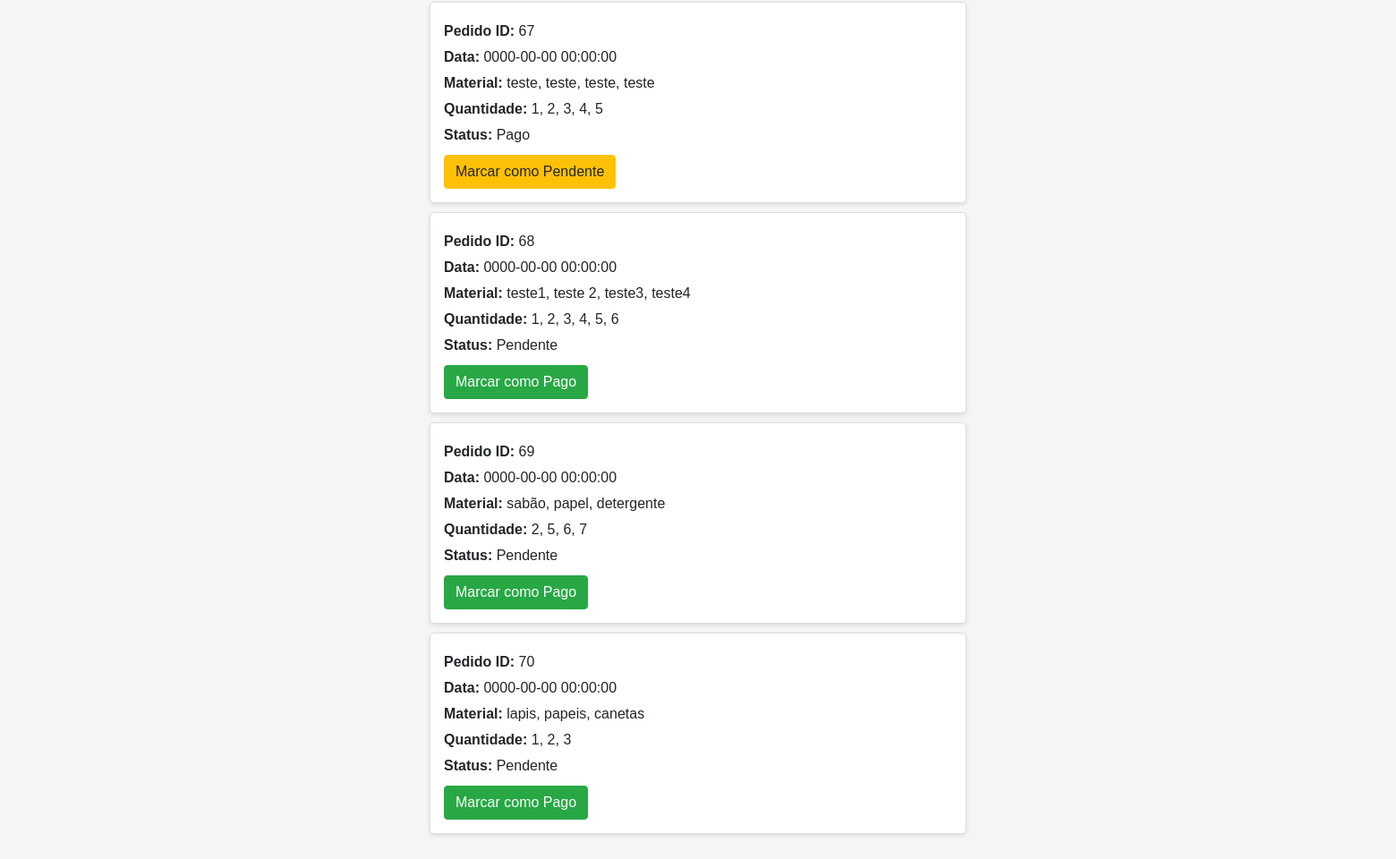
Page /detalhespedidoadm.php (lower part) on the earlier database version.
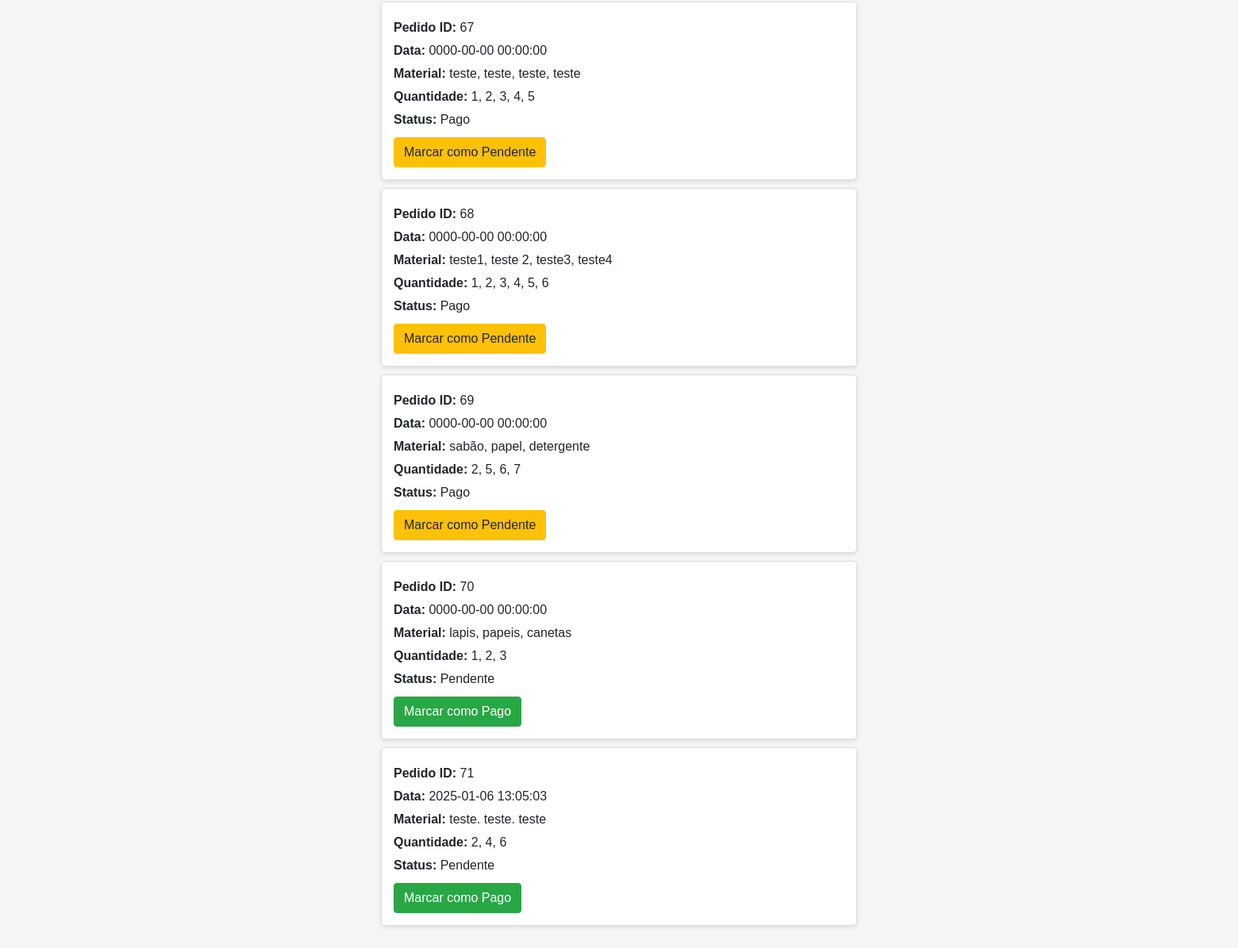
Same page on the later database version.
### tables this page shows
CREATE TABLE IF NOT EXISTS `pedido` (
  `id_pedido` int NOT NULL AUTO_INCREMENT,
  `data` datetime NOT NULL,
  `usuario` varchar(255) NOT NULL,
  `nome_material` text NOT NULL,
  `quantidade` varchar(255) NOT NULL,
  `status` varchar(50) DEFAULT 'Pendente',
  PRIMARY KEY (`id_pedido`)
);

### detalhespedidoadm.php (the view, shortened to what this page needs)
<?php
$conexao = conectar();
$sql = "SELECT id_pedido, data, nome_material, quantidade, usuario, status
        FROM pedido
        ORDER BY id_pedido ASC";
$result = mysqli_query($conexao, $sql);
?>
<!DOCTYPE html>
<html lang="pt-BR">
<head>
    <link rel="stylesheet" href="css/styles.css?nocache=<?= rand() ?>">
    <link rel="stylesheet" href="https://cdn.jsdelivr.net/npm/bootstrap@4.3.1/dist/css/bootstrap.min.css">
    <link rel="stylesheet" href="https://cdn.jsdelivr.net/npm/bootstrap-icons@1.8.1/font/bootstrap-icons.css">
</head>
<?php include "navadm.php"; ?>
<body>
    <?php
    if (mysqli_num_rows($result) > 0) {
        while ($pedido = mysqli_fetch_assoc($result)) {
            echo "<div class='pedido'>";
            echo "<p><strong>Pedido ID:</strong> {$pedido['id_pedido']}</p>";
            echo "<p><strong>Data:</strong> {$pedido['data']}</p>";
            echo "<p><strong>Material:</strong> {$pedido['nome_material']}</p>";
            echo "<p><strong>Quantidade:</strong> {$pedido['quantidade']}</p>";
            echo "<p><strong>Status:</strong> {$pedido['status']}</p>";
            echo "<form method='POST' id='form-{$pedido['id_pedido']}'>";
            if ($pedido['status'] === 'Pago') {
                echo "<button type='submit' class='btn btn-warning'>Marcar como Pendente</button>";
            } else {
                echo "<button type='button' class='btn btn-success' onclick='abrirModal({$pedido['id_pedido']})'>Marcar como Pago</button>";
            }
            echo "</form>";
            echo "</div>";
        }
    } else {
        echo "<p class='no-pedidos'>Nenhum pedido encontrado.</p>";
    }
    ?>
</body>
</html>

Differences in the rows shown:
changed pedido "teste1, teste 2, teste3, teste4": status "Pendente" → "Pago"; status "Marcar como Pago" → "Marcar como Pendente"
changed pedido "sabão, papel, detergente": status "Pendente" → "Pago"; status "Marcar como Pago" → "Marcar como Pendente"
added pedido: id_pedido "71", data "2025-01-06 13:05:03", nome_material "teste. teste. teste", quantidade "2, 4, 6", status "Pendente"
